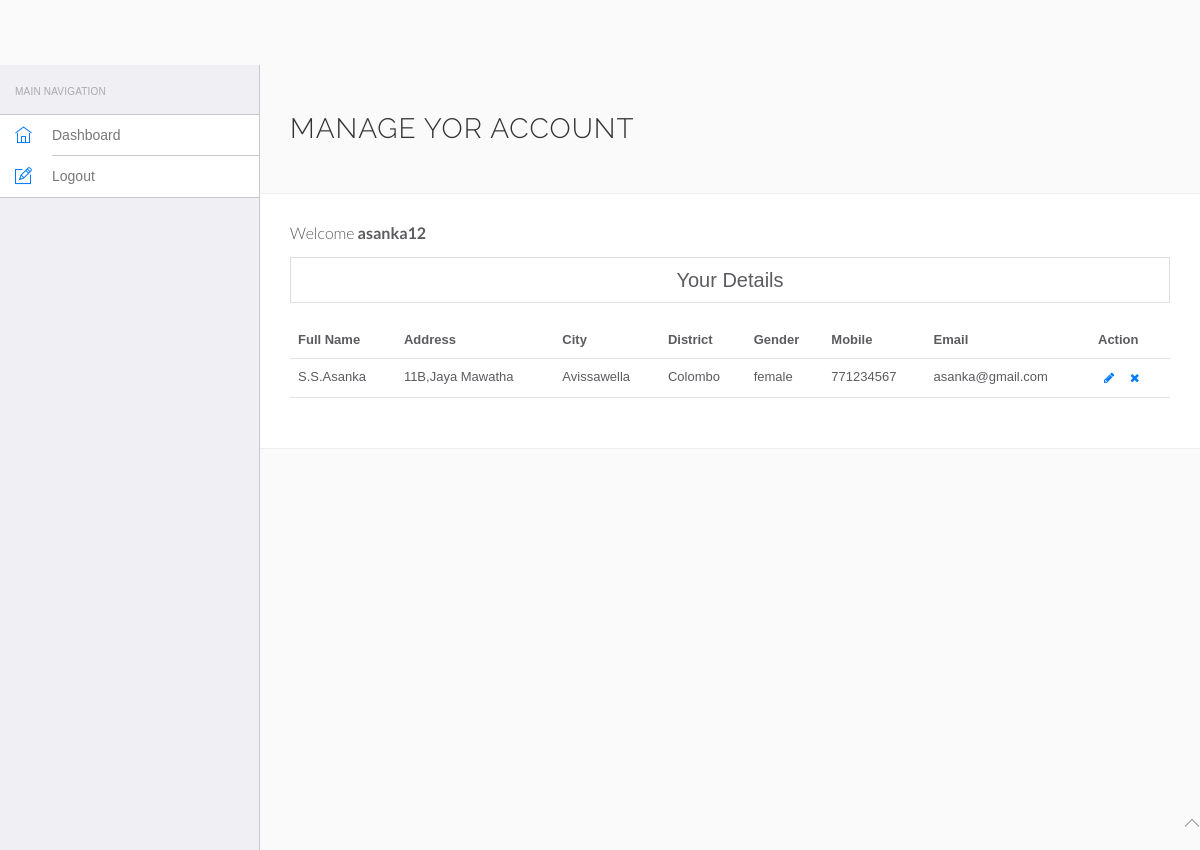
Page /doa/main/farm-manage.php (signed in) on the committed database.
### tables this page shows
CREATE TABLE `farmer` (
  `id` int(11) NOT NULL,
  `fullName` varchar(255) DEFAULT NULL,
  `address` longtext DEFAULT NULL,
  `city` varchar(255) DEFAULT NULL,
  `gender` varchar(255) DEFAULT NULL,
  `email` varchar(255) DEFAULT NULL,
  `username` varchar(255) DEFAULT NULL,
  `password` varchar(255) DEFAULT NULL,
  `district` varchar(255) NOT NULL,
  `fieldoffid` varchar(255) NOT NULL,
  `mobile` int(255) NOT NULL
);

### doa/main/session.php (called while the page is built, shortened)
<?php
include('include/config.php');
$user_check=$_SESSION['login_user'];
$ses_sql=mysqli_query($con,"select * from farmer where username='$user_check'");
$row=mysqli_fetch_array($ses_sql,MYSQLI_ASSOC);
$loggedin_session=$row['username'];
$loggedin_id=$row['id'];
?>

### doa/main/farm-manage.php (the view, shortened to what this page needs)
<?php
include ('session.php');
?>
<!DOCTYPE html>
<html lang="en">
	<head>
		<link rel="stylesheet" href="vendor/bootstrap/css/bootstrap.min.css">
		<link rel="stylesheet" href="vendor/fontawesome/css/font-awesome.min.css">
		<link rel="stylesheet" href="vendor/themify-icons/themify-icons.min.css">
		<link href="vendor/animate.css/animate.min.css" rel="stylesheet" media="screen">
		<link href="vendor/perfect-scrollbar/perfect-scrollbar.min.css" rel="stylesheet" media="screen">
		<link href="vendor/switchery/switchery.min.css" rel="stylesheet" media="screen">
		<link href="vendor/bootstrap-touchspin/jquery.bootstrap-touchspin.min.css" rel="stylesheet" media="screen">
		<link href="vendor/select2/select2.min.css" rel="stylesheet" media="screen">
		<link href="vendor/bootstrap-datepicker/bootstrap-datepicker3.standalone.min.css" rel="stylesheet" media="screen">
		<link href="vendor/bootstrap-timepicker/bootstrap-timepicker.min.css" rel="stylesheet" media="screen">
		<link rel="stylesheet" href="assets/css/styles.css">
		<link rel="stylesheet" href="assets/css/plugins.css">
		<link rel="stylesheet" href="assets/css/themes/theme-1.css" id="skin_color" />
	</head>
	<body>
<div id="app">
<?php include('include/sidebar.php');?>
<div class="main-content" >
<div class="wrap-content container" id="container">
<section id="page-title">
<div class="row">
<div class="col-sm-8">
<h1 class="mainTitle">Manage Yor Account</h1>
</div>
</section>
<div class="container-fluid container-fullw bg-white">
<div class="row">
<div class="col-md-12">
<h5 class="over-title margin-bottom-15">Welcome  <span class="text-bold"><?php echo $loggedin_session; ?></span></h5>
<table border="1" class="table table-bordered">
 <tr align="center">
<td colspan="4" style="font-size:20px;color:blue">
Your Details</td></tr>
 <table class="table table-hover" id="sample-table-1">
										<thead>
											<tr>
												<th>Full Name</th>
												<th>Address</th>
												<th>City</th>
												<th>District</th>
                                                <th>Gender</th>
												<th>Mobile</th>
                                                <th>Email</th>
												<th>Action</th>
											</tr>
										</thead>
										<tbody>
                                        <?php
            $sql="SELECT * FROM farmer where id=$loggedin_id";
            $result=mysqli_query($con,$sql);
            ?>
            <?php
            while($rows=mysqli_fetch_array($result)){
            ?>
   <tr>
												<td><?php echo $row['fullName'];?></td>
												<td><?php echo $row['address'];?></td>
												<td><?php echo $row['city'];?>
												<td><?php echo $row['district'];?>
                                                <td><?php echo $row['gender'];?>
												<td><?php echo $row['mobile'];?>
                                                <td><?php echo $row['email'];?>
												</td>
												<td >
												<div class="visible-md visible-lg hidden-sm hidden-xs">
							<a href="farm-edit.php" class="btn btn-transparent btn-xs" tooltip-placement="top" tooltip="Edit"><i class="fa fa-pencil"></i></a>
	<a href="manage-doctors.php?id=<?php echo $row['id']?>&del=delete" onClick="return confirm('Are you sure you want to delete yor account?')"class="btn btn-transparent btn-xs tooltips" tooltip-placement="top" tooltip="Remove"><i class="fa fa-times fa fa-white"></i></a>
												</div>
<?php }?>
</table>
</div>
</div>
</div>
</div>
</div>
</div>
	<?php include('include/footer.php');?>
	</body>
</html>

### doa/main/assets/css/themes/theme-1.css (style rules this page uses)
body { background: #FAFAFA; }

### rows in the picture
farmer: username "asanka12", fullName "S.S.Asanka", address "11B,Jaya Mawatha", city "Avissawella", district "Colombo", gender "female", mobile "771234567", email "asanka@gmail.com"
